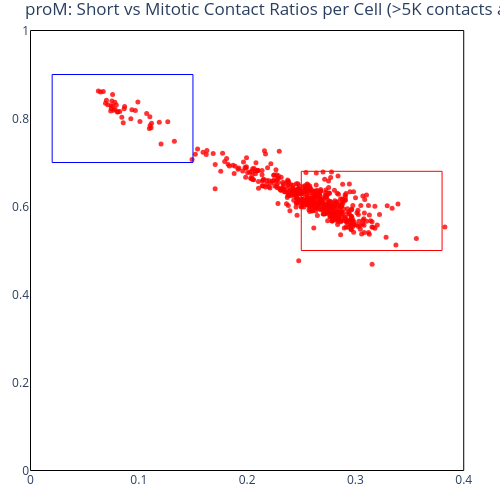
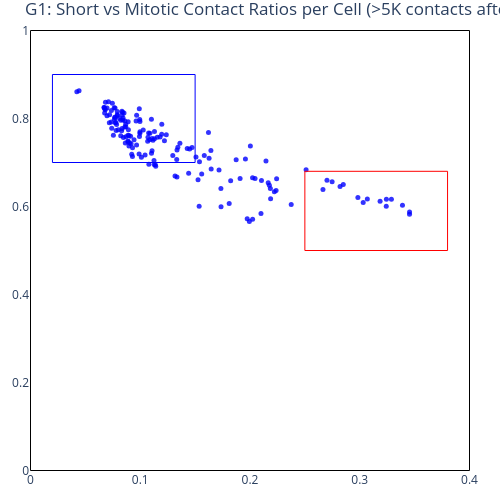

The cell these charts' notebook holds for them, in order:
### Code cell
import plotly.express as px
import plotly.graph_objects as go

def plot_short_vs_mitotic(df, stage_name, color, out_path):
    """
    Plot Short vs Mitotic ratios per cell for one stage.
    df          : pandas DataFrame with ratio columns
    stage_name  : label (e.g., "proM" or "G1")
    color       : marker color
    out_path    : output PDF file path
    """
    # --- Filter by number of contacts ---
    df_plot = df[df["Num_Contacts"] > 5_000].copy()

    # --- Build figure ---
    fig = go.Figure()

    fig.add_trace(go.Scatter(
        x=df_plot["Mitotic_ratio(2Mb-12Mb)"],
        y=df_plot["Short_ratio(1.5K-2Mb)"],
        mode="markers",
        marker=dict(size=5, color=color, opacity=0.8),
        name=stage_name
    ))

    # --- Layout ---
    fig.update_layout(
        title=f"{stage_name}: Short vs Mitotic Contact Ratios per Cell (>5K contacts after filter)",
        autosize=False,
        width=500,
        height=500,
        margin=dict(l=30, r=30, t=30, b=20),
        plot_bgcolor='rgba(0,0,0,0)',
        paper_bgcolor='rgba(0,0,0,0)',
        showlegend=False
    )

    # --- Add rectangles (same across both plots) ---
    fig.update_layout(
        shapes=[
            dict(type='rect', xref='x', yref='y',
                 x0=0, y0=0, x1=0.4, y1=1,
                 line=dict(color='black', width=1)),
            dict(type='rect', xref='x', yref='y',
                 x0=0.02, y0=0.7, x1=0.15, y1=0.9,
                 line=dict(color='blue', width=1)),
            dict(type='rect', xref='x', yref='y',
                 x0=0.25, y0=0.5, x1=0.38, y1=0.68,
                 line=dict(color='red', width=1))
        ]
    )

    # --- Save PDF ---
    fig.write_image(out_path, width=450, height=400, scale=2, format='pdf')
    print(f"✅ Saved: {out_path}")

    fig.show()


# === Run for both stages ===
plot_short_vs_mitotic(
    ShortVSMitotic_proM,
    stage_name="proM",
    color="red",
    out_path="/home/xiangru.huo-umw/scHiC/scripts/plot/dropletHiC_proM_Short_vs_Mitotic_ratio_per_cell_gt20K.pdf"
)

plot_short_vs_mitotic(
    ShortVSMitotic_G1,
    stage_name="G1",
    color="blue",
    out_path="/home/xiangru.huo-umw/scHiC/scripts/plot/dropletHiC_G1_Short_vs_Mitotic_ratio_per_cell_gt20K.pdf"
)

### Figure 1 — Plotly figure (JSON) as saved in the notebook; plotly's stock layout.template omitted (floating-point values rounded to 4 significant figures; data arrays with more than 128 entries replaced by an {"elided": "..."} marker saying what was removed)
{"data": [{"marker": {"color": "red", "opacity": 0.8, "size": 5}, "mode": "markers", "name": "proM", "type": "scatter", "x": {"elided": "529 float values"}, "y": {"elided": "529 float values"}}], "layout": {"autosize": false, "height": 500, "margin": {"b": 20, "l": 30, "r": 30, "t": 30}, "paper_bgcolor": "rgba(0,0,0,0)", "plot_bgcolor": "rgba(0,0,0,0)", "shapes": [{"line": {"color": "black", "width": 1}, "type": "rect", "x0": 0, "x1": 0.4, "xref": "x", "y0": 0, "y1": 1, "yref": "y"}, {"line": {"color": "blue", "width": 1}, "type": "rect", "x0": 0.02, "x1": 0.15, "xref": "x", "y0": 0.7, "y1": 0.9, "yref": "y"}, {"line": {"color": "red", "width": 1}, "type": "rect", "x0": 0.25, "x1": 0.38, "xref": "x", "y0": 0.5, "y1": 0.68, "yref": "y"}], "showlegend": false, "title": {"text": "proM: Short vs Mitotic Contact Ratios per Cell (>5K contacts after filter)"}, "width": 500}}

### Figure 2 — Plotly figure (JSON) as saved in the notebook; plotly's stock layout.template omitted (floating-point values rounded to 4 significant figures; data arrays with more than 128 entries replaced by an {"elided": "..."} marker saying what was removed)
{"data": [{"marker": {"color": "blue", "opacity": 0.8, "size": 5}, "mode": "markers", "name": "G1", "type": "scatter", "x": {"elided": "161 float values"}, "y": {"elided": "161 float values"}}], "layout": {"autosize": false, "height": 500, "margin": {"b": 20, "l": 30, "r": 30, "t": 30}, "paper_bgcolor": "rgba(0,0,0,0)", "plot_bgcolor": "rgba(0,0,0,0)", "shapes": [{"line": {"color": "black", "width": 1}, "type": "rect", "x0": 0, "x1": 0.4, "xref": "x", "y0": 0, "y1": 1, "yref": "y"}, {"line": {"color": "blue", "width": 1}, "type": "rect", "x0": 0.02, "x1": 0.15, "xref": "x", "y0": 0.7, "y1": 0.9, "yref": "y"}, {"line": {"color": "red", "width": 1}, "type": "rect", "x0": 0.25, "x1": 0.38, "xref": "x", "y0": 0.5, "y1": 0.68, "yref": "y"}], "showlegend": false, "title": {"text": "G1: Short vs Mitotic Contact Ratios per Cell (>5K contacts after filter)"}, "width": 500}}
